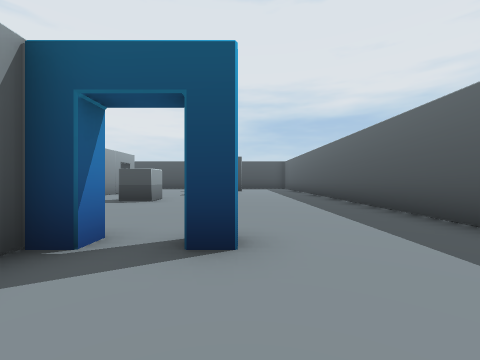
View 1 (above)

16 first-person views from a walk through a Unity game level. The camera is 1.3 m above the floor, looks level and sees 90° across. The floor is counted in squares, 2 m on a side. Each view is taken from the middle of a square. On the plan, view 1 faces up. The plan holds only what a view shows up to about 9 squares ahead; the rest is blank.

View 2
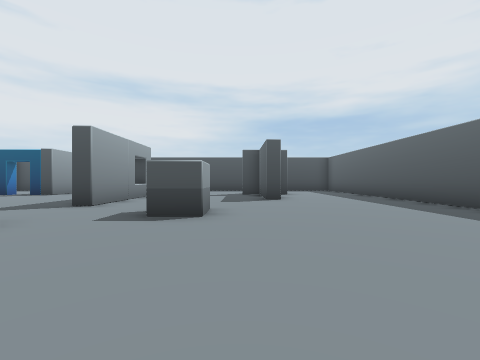

View 3
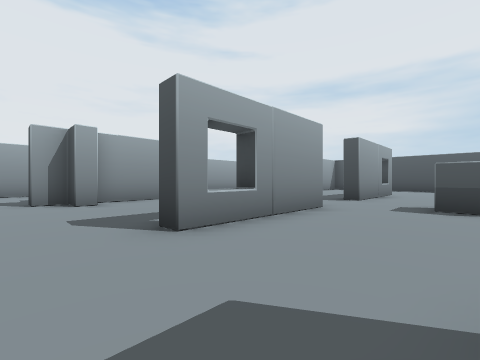

View 4
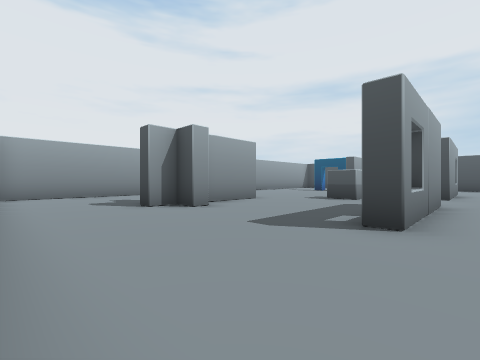

View 5
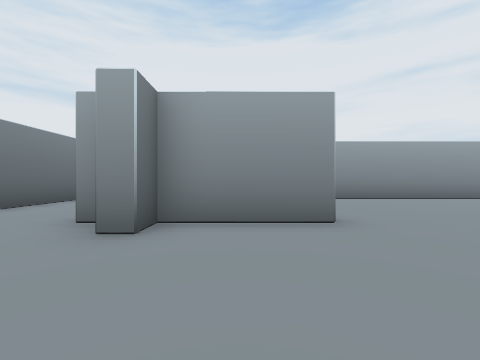

View 6
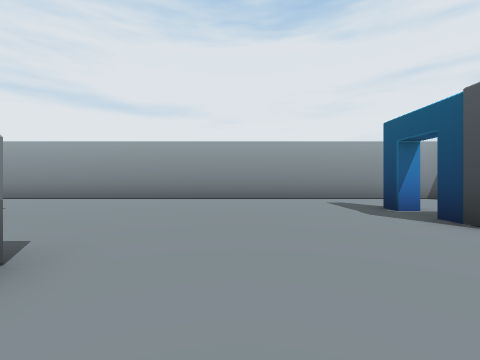

View 7
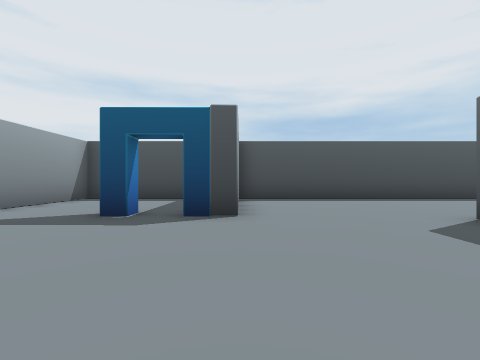

View 8
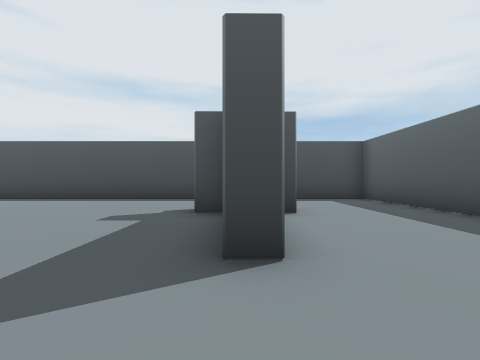

View 9
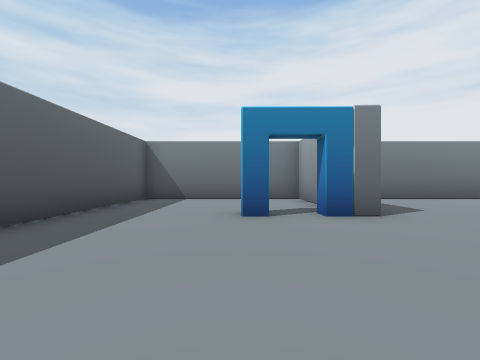

View 10
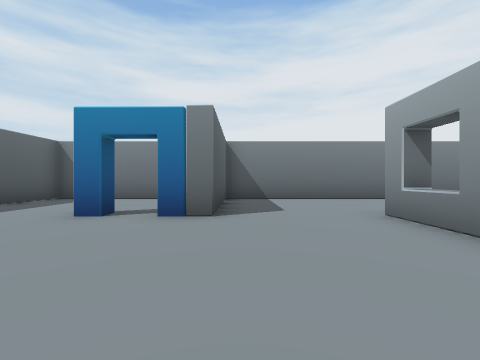

View 11
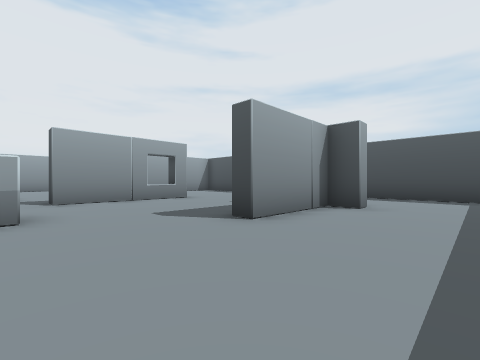

View 12
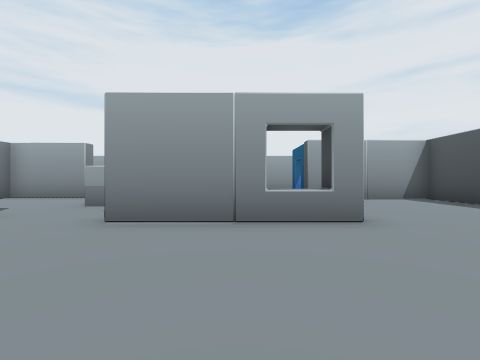

View 13
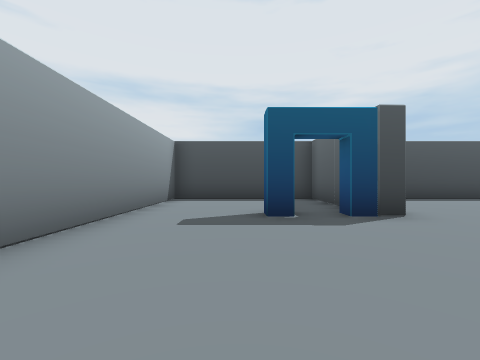

View 14
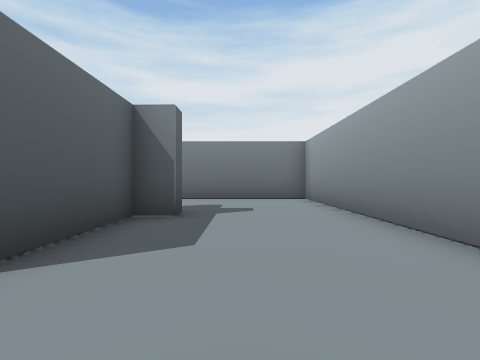

View 15
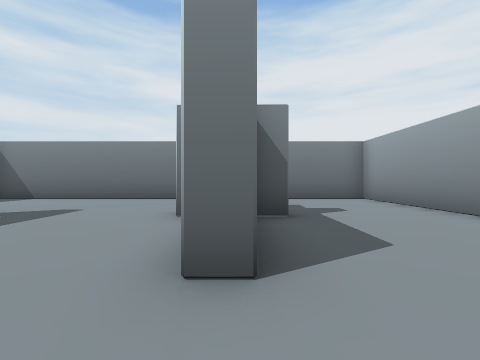

View 16
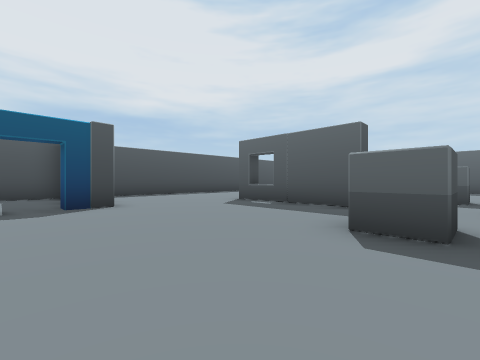

### Floor plan
Points are (right, up) in squares from view 1. A wall is a line through its corners. A room is listed if a view was taken in it or the views show most of it. See-through windows are left out.
Room 1 (views 1, 2, 3, 4, 5, 6, 7, 8, 9, 10, 11, 12, 13, 14, 15, 16)
walls: (-5.7, 6.5) (-5.7, 2.6) (-6.2, 2.6); (-5.7, 13) (-5.7, 8.9) (-6.2, 8.9) (-6.2, 13); (-11.1, 5.4) (-10.6, 5.4) (-10.6, 2.7) (-9.9, 2.7) (-9.9, 2.2) (-10.6, 2.2) (-10.6, 1.5) (-11.1, 1.5); (-2, 2.2) (-2, -1.2) (3.3, -1.2) (3.3, 17.3) (-10, 17.3) (-10, 13.3) (-11.1, 13.3) (-11.1, 13.8); (-1.3, 13.7) (-1.9, 13.7); (-10.5, 14.9) (-10.5, 17.3) (-15.2, 17.3) (-15.2, -1.2) (-2.5, -1.2) (-2.5, 2.7) (-1.5, 2.7) (-1.5, 2.2); (-11.9, 2.2) (-11.9, 2.7) (-11.1, 2.7) (-11.1, 5.1); (0, 2.2) (-0.5, 2.2) (-0.5, 2.7) (0, 2.7); (0.1, 13.7) (-0.6, 13.7) (-0.6, 10.9) (-1.1, 10.9) (-1.1, 12)
objects: other object (-9, 8) to (-8, 8); other object (-3, 8)

Positions as (right, up) in squares from view 1, and headings:
1: (0, 0), facing up
2: (-2, 3), facing up
3: (-3, 1), facing up-left
4: (-5, -1), facing up-left
5: (-7, 4), facing left
6: (-7, 10), facing left
7: (-10, 9), facing up
8: (-1, 9), facing up
9: (0, 7), facing down
10: (-3, 7), facing down
11: (2, 8), facing up-left
12: (-2, 11), facing left
13: (-13, 9), facing up
14: (-13, 7), facing down
15: (-11, 7), facing down
16: (-12, 7), facing up-right
